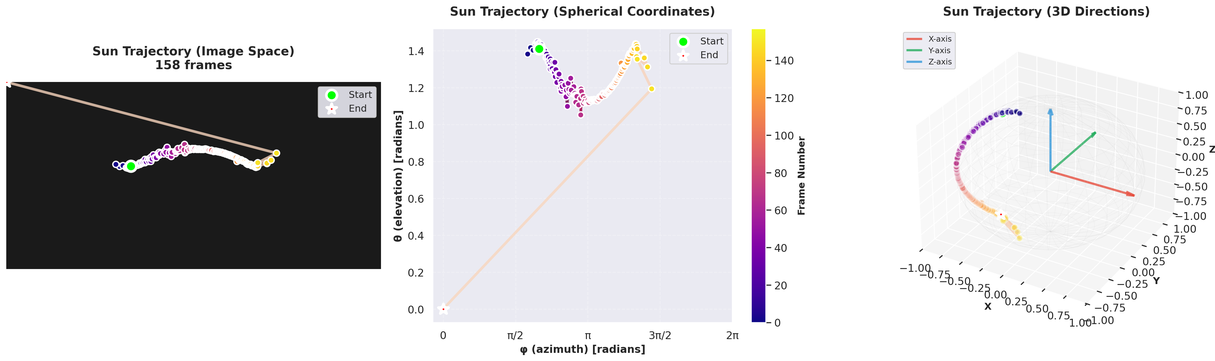
#> input picture viz1/02_sun_trajectory_enhanced.png, 1215 x 361 px, shrunk from 3881 x 1154 before the run
$ python generate_visualization_gallery.py
#> lines starting #> are read from the running program, lines starting #| are printed output that depends on the picture
"""
Visualization Gallery for Pipeline Outputs

This script generates a comprehensive gallery showing:
(a) 3D sun trajectory with temporal evolution across frames
(b) Interactive geometry annotation interface (vanishing point and walls)
(c) Ray tracing analysis with shadow coverage
(d) Shadow trajectory across multiple frames
(e) Temporal consistency metrics across sky sequences

Combines existing visualization outputs into a publication-ready figure.
"""

import cv2
import numpy as np
import os
import glob
import matplotlib
matplotlib.use('Agg')
import matplotlib.pyplot as plt
import matplotlib.gridspec as gridspec
from matplotlib.patches import Rectangle, FancyBboxPatch
import seaborn as sns

# Set aesthetic style
sns.set_style("white")
sns.set_context("paper", font_scale=0.9)

def load_image(path):
    """Load an image and convert to RGB"""
#> called with path = '../viz1/02_sun_trajectory_enhanced.png'
    if not os.path.exists(path):
        print(f"Warning: {path} not found")
        return None
    img = cv2.imread(path)
#> img is the input picture: shape (361, 1215, 3); mean B, G, R 211, 209.2, 210.4
    if img is None:
        return None
    return cv2.cvtColor(img, cv2.COLOR_BGR2RGB)

def create_visualization_gallery():
    """Create comprehensive visualization gallery"""
    print("="*60)
    print("GENERATING VISUALIZATION GALLERY")
    print("="*60)

    # Create figure with custom grid layout
    fig = plt.figure(figsize=(20, 12), facecolor='white')

    # Define grid: 2 rows x 3 columns
    gs = gridspec.GridSpec(2, 3, figure=fig, hspace=0.25, wspace=0.2,
                          height_ratios=[1, 1], width_ratios=[1, 1, 1])

    # Subplot labels
    labels = ['(a)', '(b)', '(c)', '(d)', '(e)', '(f)']

    # ===================================================================
    # (a) 3D Sun Trajectory Animation - Use enhanced trajectory from viz1
    # ===================================================================
    ax_a = fig.add_subplot(gs[0, 0])
    trajectory_path = '../viz1/02_sun_trajectory_enhanced.png'
    img_a = load_image(trajectory_path)
    if img_a is not None:
        ax_a.imshow(img_a)
        ax_a.set_title('3D Sun Trajectory\n(Temporal Solar Path Evolution)',
                      fontsize=11, fontweight='bold', pad=10)
    else:
        ax_a.text(0.5, 0.5, 'Trajectory visualization\nnot available',
                 ha='center', va='center', fontsize=10)
    ax_a.axis('off')
    ax_a.text(-0.1, 1.05, labels[0], transform=ax_a.transAxes,
             fontsize=14, fontweight='bold', va='top', ha='right')

    # ===================================================================
    # (b) Geometry Annotation Interface - Use scene geometry visualization
    # ===================================================================
    ax_b = fig.add_subplot(gs[0, 1])
    geometry_path = '../viz1/03_scene_geometry.png'
    img_b = load_image(geometry_path)
#> call 2 of load_image, with path = '../viz1/03_scene_geometry.png'
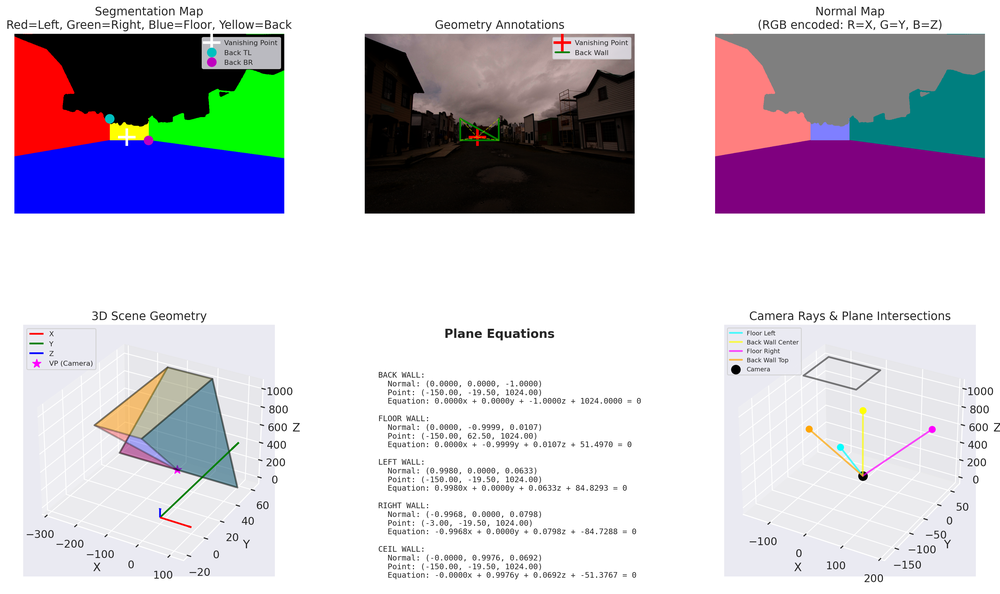
#> input picture viz1/03_scene_geometry.png, 1000 x 594 px, shrunk from 3194 x 1897 before the run
#> in load_image, img is the input picture: shape (594, 1000, 3); mean B, G, R 207.5, 198.4, 202.7
    if img_b is not None:
        ax_b.imshow(img_b)
        ax_b.set_title('Geometry Annotation Interface\n(Vanishing Point & Wall Specification)',
                      fontsize=11, fontweight='bold', pad=10)
    else:
        ax_b.text(0.5, 0.5, 'Geometry annotation\nnot available',
                 ha='center', va='center', fontsize=10)
    ax_b.axis('off')
    ax_b.text(-0.1, 1.05, labels[1], transform=ax_b.transAxes,
             fontsize=14, fontweight='bold', va='top', ha='right')

    # ===================================================================
    # (c) Ray Tracing Analysis - Use shadow computation visualization
    # ===================================================================
    ax_c = fig.add_subplot(gs[0, 2])
    shadow_path = '../viz1/04_shadow_computation_frame_079.png'
    img_c = load_image(shadow_path)
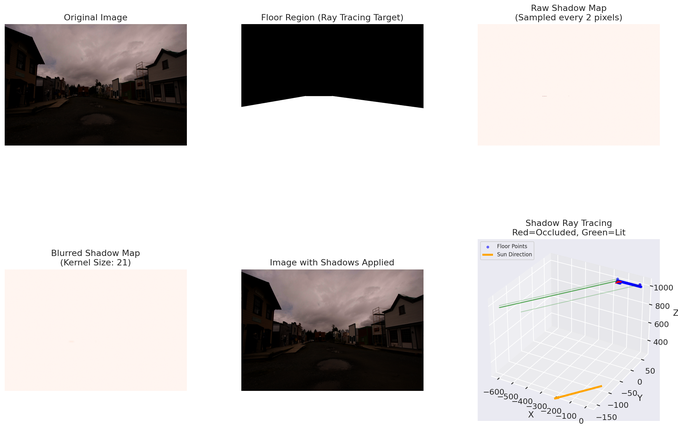
#> input picture viz1/04_shadow_computation_frame_079.png, 678 x 430 px, shrunk from 2166 x 1374 before the run
#> in load_image, img is the input picture: shape (430, 678, 3); mean B, G, R 205.9, 206.4, 209.5
    if img_c is not None:
        ax_c.imshow(img_c)
        ax_c.set_title('Ray Tracing Analysis\n(Hit Statistics & Shadow Coverage)',
                      fontsize=11, fontweight='bold', pad=10)
    else:
        ax_c.text(0.5, 0.5, 'Ray tracing analysis\nnot available',
                 ha='center', va='center', fontsize=10)
    ax_c.axis('off')
    ax_c.text(-0.1, 1.05, labels[2], transform=ax_c.transAxes,
             fontsize=14, fontweight='bold', va='top', ha='right')

    # ===================================================================
    # (d) Shadow Trajectory Across Frames - Create composite from user's images
    # ===================================================================
    ax_d = fig.add_subplot(gs[1, 0])

    # Load the shadow trajectory images from the attachment
    shadow_frames = [
        '../shadow_analysis/shadow_map.png',
        '../shadow_analysis/shadow_breakdown.png',
        '../shadow_analysis/shadow_analysis.png'
    ]

    shadow_img = load_image(shadow_frames[2] if os.path.exists(shadow_frames[2]) else shadow_frames[0])
#> call 4 of load_image, with path = '../shadow_analysis/shadow_analysis.png'
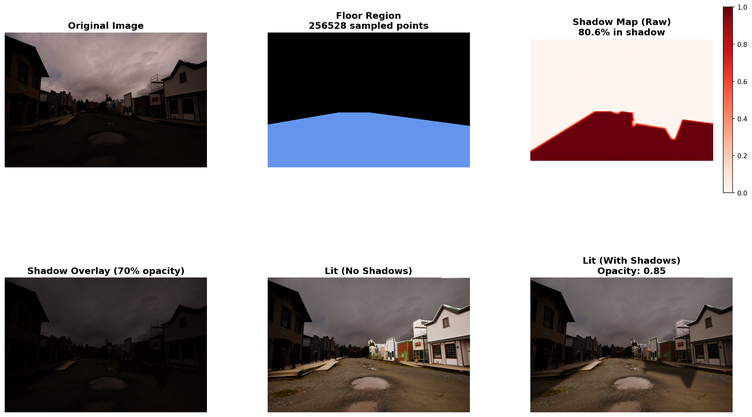
#> input picture shadow_analysis/shadow_analysis.png, 752 x 417 px, shrunk from 2402 x 1333 before the run
#> in load_image, img is the input picture: shape (417, 752, 3); mean B, G, R 159.4, 158.6, 163.9
    if shadow_img is not None:
        ax_d.imshow(shadow_img)
        ax_d.set_title('Shadow Trajectory Across Frames\n(Temporal Shadow Evolution)',
                      fontsize=11, fontweight='bold', pad=10)
    else:
        ax_d.text(0.5, 0.5, 'Shadow trajectory\nnot available',
                 ha='center', va='center', fontsize=10)
    ax_d.axis('off')
    ax_d.text(-0.1, 1.05, labels[3], transform=ax_d.transAxes,
             fontsize=14, fontweight='bold', va='top', ha='right')

    # ===================================================================
    # (e) Lighting Parameter Evolution - Use lighting frame visualization
    # ===================================================================
    ax_e = fig.add_subplot(gs[1, 1])
    lighting_path = '../viz1/05_lighting_frame_079.png'
    img_e = load_image(lighting_path)
    if img_e is not None:
        ax_e.imshow(img_e)
        ax_e.set_title('Lighting Parameter Evolution\n(Intensity & Color Temperature)',
                      fontsize=11, fontweight='bold', pad=10)
    else:
        ax_e.text(0.5, 0.5, 'Lighting parameters\nnot available',
                 ha='center', va='center', fontsize=10)
    ax_e.axis('off')
    ax_e.text(-0.1, 1.05, labels[4], transform=ax_e.transAxes,
             fontsize=14, fontweight='bold', va='top', ha='right')

    # ===================================================================
    # (f) Temporal Consistency Metrics - Use sun trajectory frames grid
    # ===================================================================
    ax_f = fig.add_subplot(gs[1, 2])
    frames_grid_path = '../viz1/02_sun_trajectory_frames_grid.png'
    img_f = load_image(frames_grid_path)
    if img_f is not None:
        ax_f.imshow(img_f)
        ax_f.set_title('Temporal Consistency Metrics\n(Sky Sequence Analysis)',
                      fontsize=11, fontweight='bold', pad=10)
    else:
        ax_f.text(0.5, 0.5, 'Temporal metrics\nnot available',
                 ha='center', va='center', fontsize=10)
    ax_f.axis('off')
    ax_f.text(-0.1, 1.05, labels[5], transform=ax_f.transAxes,
             fontsize=14, fontweight='bold', va='top', ha='right')

    # Add main title
    fig.suptitle('Pipeline Visualization Gallery: Complete System Overview',
                fontsize=16, fontweight='bold', y=0.98)

    # Add subtitle
    subtitle = 'Comprehensive visualization of sun tracking, geometry reconstruction, shadow computation, and temporal analysis'
    fig.text(0.5, 0.94, subtitle, ha='center', va='top', fontsize=11,
            style='italic', color='gray')

    # Save the figure
    output_path = 'visualization_gallery.png'
    plt.tight_layout()
    fig.savefig(output_path, dpi=300, bbox_inches='tight',
                facecolor='white', edgecolor='none')
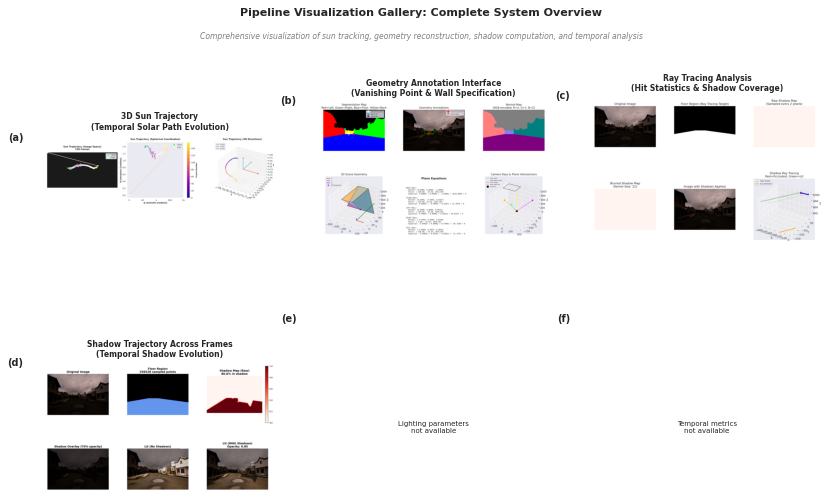
#> figure drawn by matplotlib, 4 panels
    plt.close(fig)

    print(f"\n✅ Visualization gallery saved to: {output_path}")
    print("="*60)

def main():
    """Main execution function"""
    # Change to the paper_figures directory
    script_dir = os.path.dirname(os.path.abspath(__file__))
    os.chdir(script_dir)

    create_visualization_gallery()

if __name__ == "__main__":
    main()
